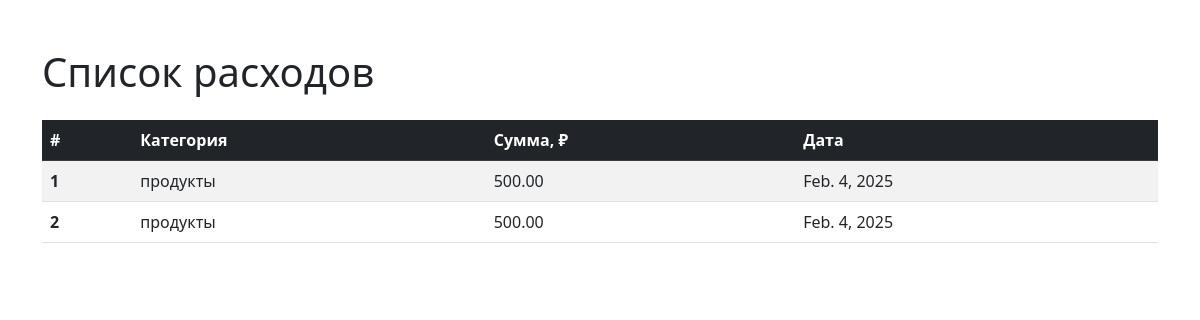
Page /expenses/ on the earlier database version.
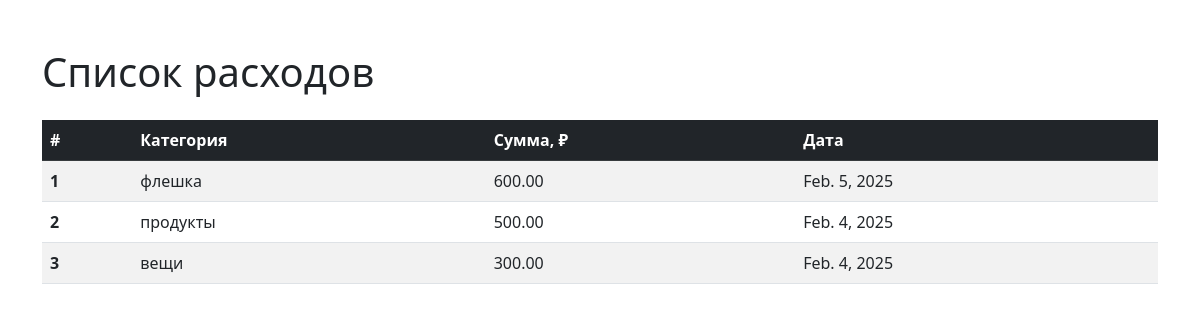
Same page on the later database version.
### expenses/models.py (models this page shows, shortened)
class Expense(models.Model):
    category = models.CharField(max_length=100)
    amount = models.DecimalField(max_digits=10, decimal_places=2)
    date = models.DateField(auto_now_add=True)

### expenses/views.py (the view)
# urls.py: path('', expense_list, name='expense_list'),
def expense_list(request):
    expenses = Expense.objects.all().order_by('-date')
    return render(request, 'expenses/expense_list.html', {'expenses': expenses})

### expenses/templates/expenses/expense_list.html (shortened to what this page needs)
<!DOCTYPE html>
<html lang="ru">
<head>
  <link href="https://cdn.jsdelivr.net/npm/bootstrap@5.3.0/dist/css/bootstrap.min.css" rel="stylesheet">
</head>
<body>
  <div class="container my-5">
    <h1 class="mb-4">Список расходов</h1>
    {% if expenses %}
      <table class="table table-striped table-hover">
        <thead class="table-dark">
          <tr>
            <th scope="col">#</th>
            <th scope="col">Категория</th>
            <th scope="col">Сумма, ₽</th>
            <th scope="col">Дата</th>
          </tr>
        </thead>
        <tbody>
          {% for expense in expenses %}
          <tr>
            <th scope="row">{{ forloop.counter }}</th>
            <td>{{ expense.category }}</td>
            <td>{{ expense.amount }}</td>
            <td>{{ expense.date }}</td>
          </tr>
          {% endfor %}
        </tbody>
      </table>
    {% else %}
      <p class="text-muted">Расходов пока нет.</p>
    {% endif %}
  </div>
</body>
</html>

Differences in the rows shown:
removed Expense: category "продукты", amount "500.00", date "Feb. 4, 2025"
added Expense: category "флешка", amount "600.00", date "Feb. 5, 2025"
added Expense: category "вещи", amount "300.00", date "Feb. 4, 2025"
